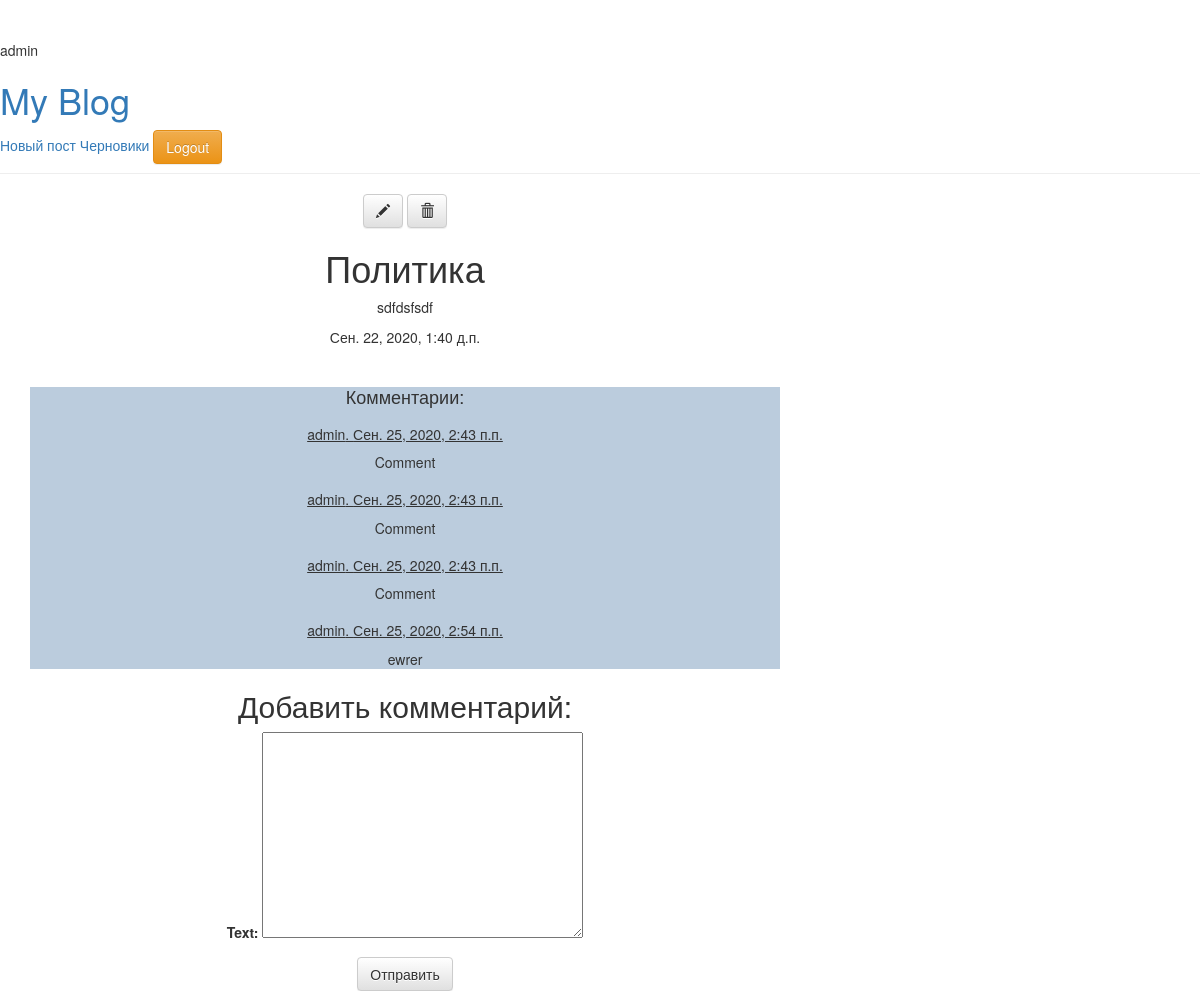
/post/11/detail (signed in), run on the app's committed database.
### my_blog/models.py (models this page shows, shortened)
class Post(models.Model):
    author = models.ForeignKey('auth.User', on_delete=models.CASCADE)
    title = models.CharField(max_length=200)
    text = models.TextField()
    created_date = models.DateTimeField(default=timezone.now)
    published_date = models.DateTimeField(blank=True, null=True)
    deleted = models.BooleanField(default=False)
    draft = models.BooleanField(default=False)
    class Meta:
        verbose_name = 'Пост'
        verbose_name_plural = 'Посты'

class Comment(models.Model):
    author = models.ForeignKey('auth.User', on_delete=models.CASCADE)
    post = models.ForeignKey('Post', on_delete=models.CASCADE)
    text = models.TextField(max_length=500)
    created_date = models.DateTimeField(auto_now_add=True)
    class Meta:
        verbose_name = 'Комментарий'
        verbose_name_plural = 'Комментарии'

### my_blog/views.py (the view)
# urls.py: path('post/<int:post_pk>/detail', views.post_detail, name='post_detail'),
def post_detail(request, post_pk):
    post = get_object_or_404(Post, pk=post_pk)
    comments = Comment.objects.filter(post__id=post_pk)
    if request.method == 'POST':
        form = CommentForm(request.POST)
        if form.is_valid():
            comment = form.save(commit=False)
            comment.post = post
            comment.author = request.user
            comment.save()
            return redirect('post_detail', post_pk=comment.post.pk)
    else:
        form = CommentForm()
    return render(request, 'my_blog/post_detail.html', {
        'post': post,
        'comments': comments,
        'form': form
    })

### my_blog/forms.py
class CommentForm(forms.ModelForm):
    class Meta:
        model = Comment
        fields = ('text',)

### my_blog/templates/my_blog/post_detail.html (shortened to what this page needs)
{% extends 'my_blog/base.html' %}
{% block content %}
<div class="post" style="text-align: center">
    {% if user.is_authenticated %}
    <a class="btn btn-default" href="{% url 'post_edit' post_pk=post.pk %}"><span class="glyphicon
    glyphicon-pencil"></span></a>
    <a class="btn btn-default" href="{% url 'post_delete' post_pk=post.pk %}"><span class="glyphicon
    glyphicon-trash"></span></a>
    {% endif %}
    <h1>{{ post.title }}</h1>
    <p>{{ post.text|linebreaksbr }}</p>
    {% if post.published_date %}
    <div class="date">
        {{ post.published_date }}
    </div>
    {% else %}
    <p>Пост не опубликован</p>
    <a class="btn btn-default" href="{% url 'post_publish' post_pk=post.pk %}">Опубликовать</a>
    <br>
    {% endif %}
    {% if post.published_date is not null%}
    <div style="margin-top: 40px; background-color: #bbccdd">
        <h4>Комментарии:</h4>
        {% for comment in comments %}
        <div class="comment" style="margin-top: 20px">
            <h5 class="info" style="text-decoration: underline">
                {{comment.author}}.
                {{ comment.created_date}}
            </h5>
            <p>
                {{comment.text}}
            </p>
        </div>
        {% endfor %}
    </div>
    {% if user.is_authenticated %}
    <h2>Добавить комментарий:</h2>
    <form method="post">
        {{form.as_p }}
        <button type="submit" class="save btn btn-default">Отправить</button>
    </form>
    {% endif %}
    {% endif %}
</div>
{% endblock %}

### my_blog/templates/my_blog/base.html (shortened to what this page needs)
<!DOCTYPE html>
<html lang="en">
<head>
    <link rel="stylesheet" href="//maxcdn.bootstrapcdn.com/bootstrap/3.2.0/css/bootstrap.min.css">
    <link rel="stylesheet" href="//maxcdn.bootstrapcdn.com/bootstrap/3.2.0/css/bootstrap-theme.min.css">
</head>
<body>
<div class="page-header">
    {{ request.user }}
    <h1><a href="/">My Blog</a></h1>
    {% if user.is_authenticated %}
        <a href="{% url 'post_new' %}">Новый пост</a>
    <a href="{% url 'post_draft_list' %}" class="top-menu">Черновики</a>
 <a href="accounts/login/"><button type="button" class="btn btn-warning">Logout</button></a>
<br>
    {% else %}
    <a href="accounts/login/"><button type="button" class="btn btn-success">Login</button></a>
    {% endif %}
</div>
<div class="content container">
    <div class="row">
        <div class="col-md-8">
            {% block content %}
            {% endblock %}
        </div>
    </div>
</div>
</body>
</html>

### data on the page
Post: title "Политика", text "sdfdsfsdf", published_date "Сен. 22, 2020, 1:40 д.п."
Comment: author "admin", created_date "Сен. 25, 2020, 2:43 п.п.", text "Comment"
Comment: author "admin", created_date "Сен. 25, 2020, 2:43 п.п.", text "Comment"
Comment: author "admin", created_date "Сен. 25, 2020, 2:43 п.п.", text "Comment"
Comment: author "admin", created_date "Сен. 25, 2020, 2:54 п.п.", text "ewrer"

### other printed values
{{ request.user }} "admin"
